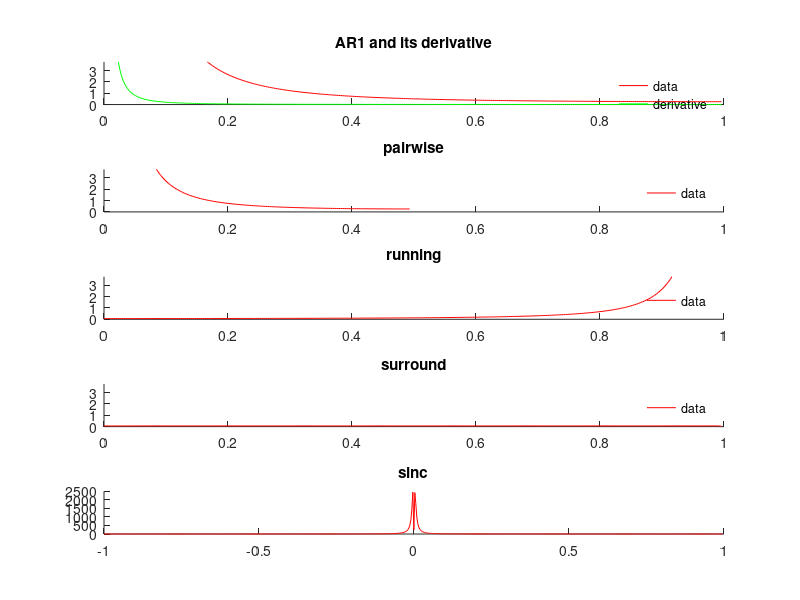

Reproduce this figure in MATLAB.
close all
w = [-pi:0.01:pi-0.01];
nyq = 1;
tlen = length(w);
rho=0.99
% x = ones(size(w)) * mean(mforig);
x = ones(size(w));

% defining AR1 as:  x[n] = rho*x[n-1] + eps[n]
x = x ./ (1 - rho * exp(-j.*w));
x = x.^2;
% its derivative:
% FT{diff(y[n])} = w.* Y(w);
wx = w.*x ./ (1 - rho * exp(-j.*w));

% defining AR1 as:  eps[n] = rho*eps[n-1] +eps[n]
%x = x .* (1 + rho * exp(-j.*w));


%  w = [-length(x)/2:length(x)/2-1]*2*pi/length(x);
f = w*nyq/pi;


% identity

subplot(5,1,1)
hold on
plot(nyq*w/pi,abs(x),'r')
%plot(nyq*w/pi,abs(wx),'b')
plot(nyq*w/pi, abs((1-rho^2)./(1-2*rho*cos(w)+rho^2)),'g');
legend('data','derivative')
legend boxoff
title('AR1 and its derivative')
axis([0 nyq 0 2*abs(mean(x))])

% pairwise subtraction

ysimp = x.*(1-exp(-i*w));
% aliasing: Note that it's very important that you apply the
% 1-exp(-i*w) factor before you do the aliasing part...
ysimp = (ysimp + fftshift(ysimp) )/2;
ysimp(1:end/4) = 0;
ysimp(3*end/4:end) = 0;
ysimp = ysimp.^2;

%    ysimp = x + x(end:-1:1);
subplot(5,1,2)
hold on,
%plot(nyq*w/pi, abs(ysimp),'r')
ww=w(end/4+1:3*end/4-1);
yy=ysimp(end/4+1:3*end/4-1);
plot(nyq*ww/pi, abs(yy),'r')
title('pairwise')

legend('data','theoretical')
legend boxoff
axis([0 nyq 0 2*abs(mean(x))])



% Running subtraction
k = (1-exp(-i*(w+pi)))/2;
yrun = k.*fftshift(x);
yrun = yrun.^2;
subplot(5,1,3)
hold on
subplot(5,1,3)
plot(nyq*w/pi, abs(yrun),'r')
title('running')
legend('data','theoretical')
legend boxoff
axis([0 nyq 0 2*abs(mean(x))])


% surround subtraction:
k = (2 - exp(-i*(w+pi)) - exp(i*(w+pi)))/4;
ysur = k.*fftshift(x);
ysur = ysur.^2;
subplot(5,1,4)
hold on
plot(nyq*w/pi, abs(ysur),'r')
title('surround')
legend('data','theoretical')
legend boxoff
axis([0 nyq 0 2*abs(mean(x))])

% sinc subtraction
ysinc = x.*(1-exp(-i*w));
% aliasing: Note that it's very important that you apply the
% 1-exp(-i*w) factor before you do the aliasing part...
ysinc = (ysinc + fftshift(ysinc) )/2;
%ysinc(1:end/4) = 0;
%ysinc(3*end/4:end) = 0;

klen = 41;
t = linspace(-round(tlen/2),round(tlen/2),tlen);
s = sinc(t/2);
s(1:end/2-20)=0;
s(end/2+20:end) = 0;
skernel = fftshift(fft(s));
ysinc = ysinc .* skernel;
ysinc = ysinc.^2;
subplot(5,1,5)
hold on
plot(nyq*w/pi, abs(ysinc),'r')
title('sinc')

